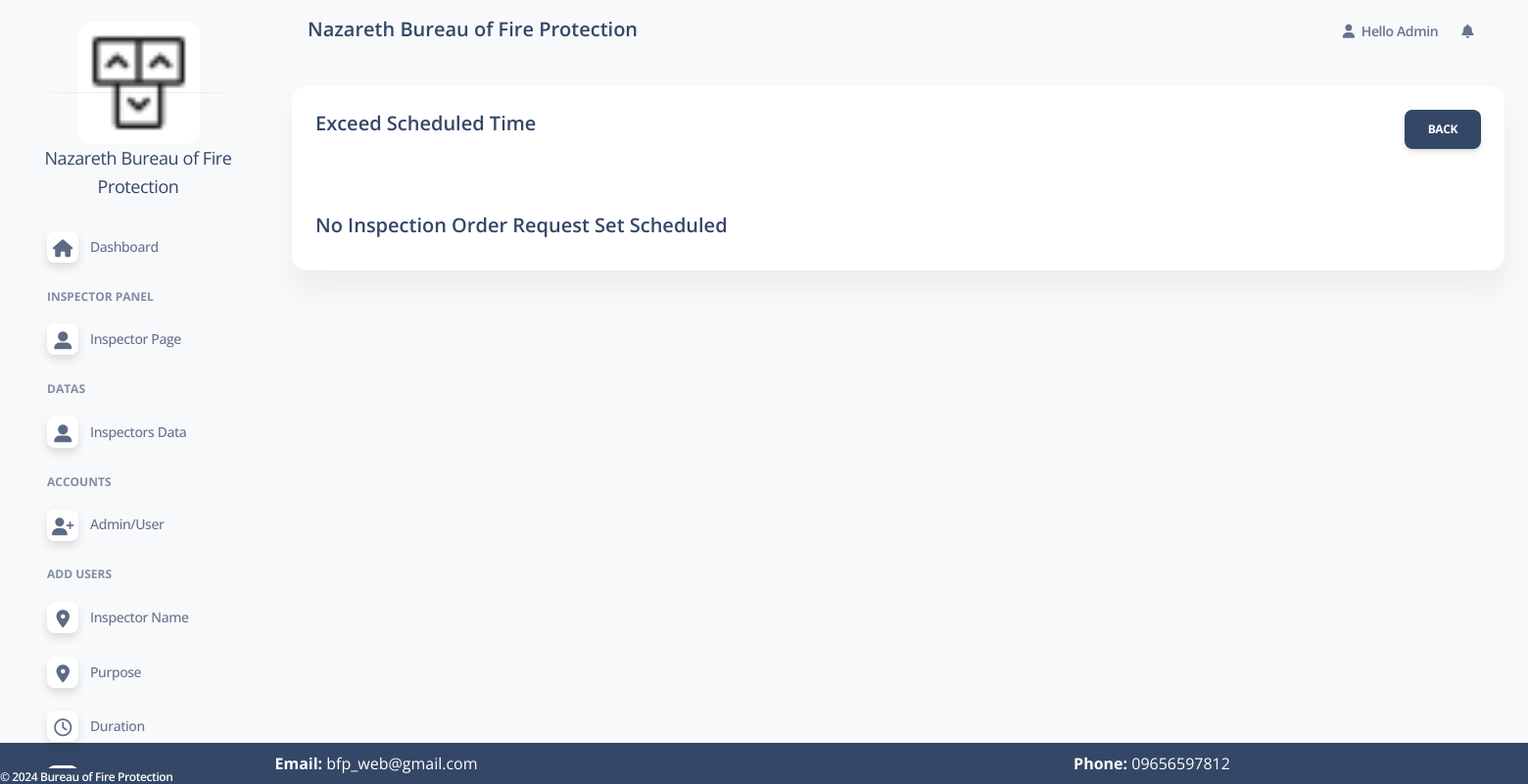
The page /admin/exceeed_schedule.php (signed in) on the database as committed earlier.
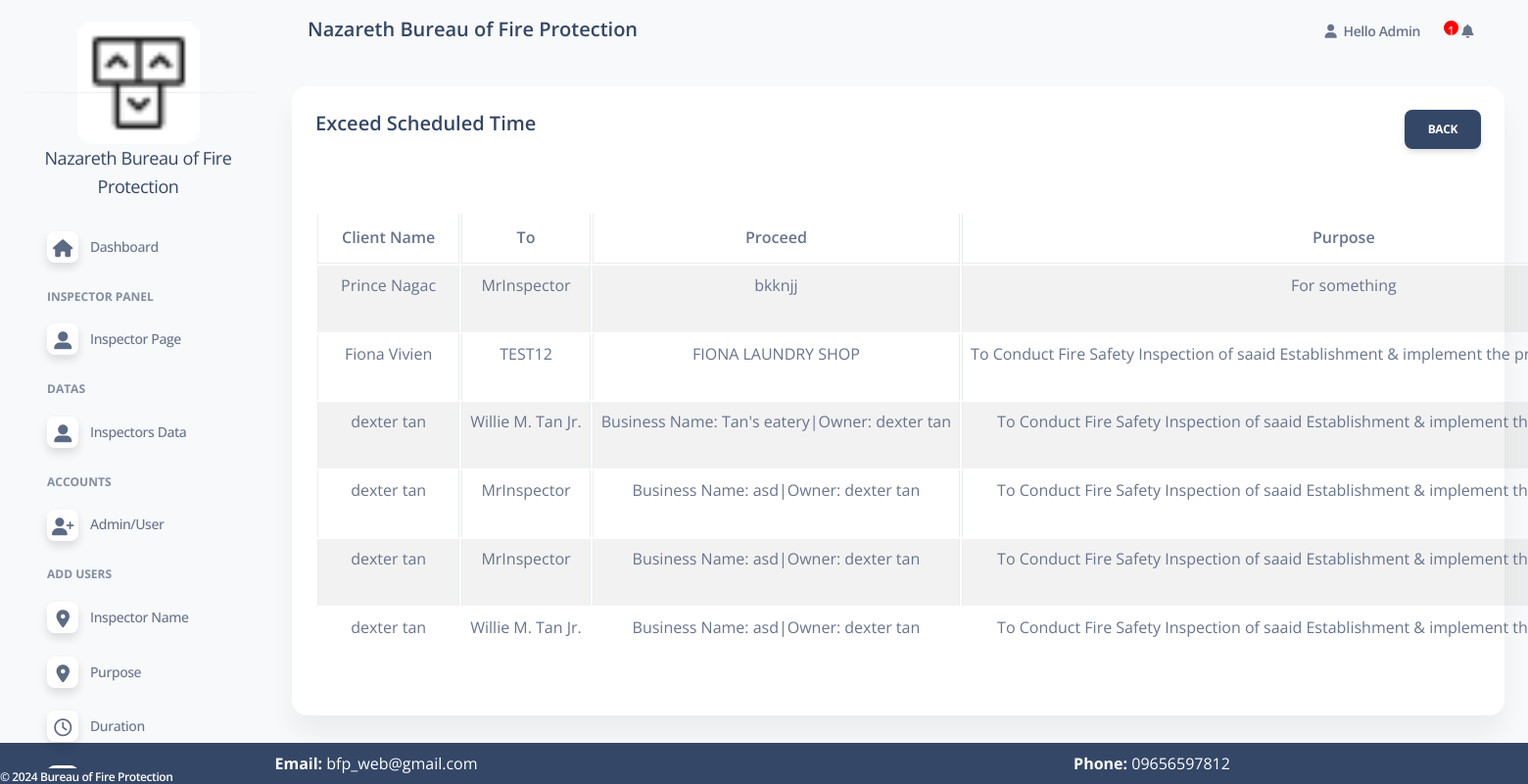
The same page on the database as committed later.
### tables this page shows
CREATE TABLE `settings` (
  `id` int(11) UNSIGNED NOT NULL,
  `title` varchar(100) NOT NULL,
  `web_name` varchar(100) DEFAULT NULL,
  `domain` varchar(100) DEFAULT NULL,
  `sdescription` text DEFAULT NULL,
  `mdescription` varchar(100) DEFAULT NULL,
  `mkeyword` varchar(100) DEFAULT NULL,
  `email1` varchar(100) DEFAULT NULL,
  `email2` varchar(100) DEFAULT NULL,
  `phone1` varchar(100) DEFAULT NULL,
  `phone2` varchar(100) DEFAULT NULL,
  `address` varchar(100) DEFAULT NULL
);

CREATE TABLE `request` (
  `id` int(11) NOT NULL,
  `user_id` int(10) NOT NULL,
  `owner_name` varchar(50) NOT NULL,
  `business_name` varchar(50) NOT NULL,
  `address` varchar(50) NOT NULL,
  `phone_num` varchar(50) NOT NULL,
  `upload_permit` varchar(100) NOT NULL,
  `date` date NOT NULL,
  `landmark` varchar(50) NOT NULL,
  `barangay` varchar(50) NOT NULL,
  `status` tinyint(1) NOT NULL DEFAULT 0 COMMENT '0 = employee check\r\n1 = Admin check\r\n2 = Confirmed by admin\r\n3 = Denied by Admin\r\n4= Client Re-input\r\n\r\n',
  `remarks` varchar(100) NOT NULL,
  `msg_send` varchar(3) NOT NULL DEFAULT '0' COMMENT '0 == no message sent, 1 == message sent\r\n3 = message sent while the request is denied\r\n',
  `inspection_name` varchar(100) DEFAULT NULL,
  `purpose_info` varchar(100) DEFAULT NULL,
  `created_at` datetime NOT NULL DEFAULT current_timestamp(),
  `proceed_info` varchar(100) DEFAULT NULL,
  `duration` varchar(100) DEFAULT NULL,
  `remarks_IO` varchar(500) DEFAULT NULL,
  `datetime_local` datetime DEFAULT NULL,
  `inspector_sched` varchar(5) NOT NULL DEFAULT '0' COMMENT '0= not scheduled , 1 = scheduled',
  `denied_remarks_IO` varchar(10) NOT NULL COMMENT '0 = not check, 1 = checked',
  `denied_owner_name` varchar(10) NOT NULL COMMENT '0 = not check, 1 = checked',
  `denied_business_name` varchar(10) NOT NULL COMMENT '0 = not check, 1 = checked',
  `denied_address` varchar(10) NOT NULL COMMENT '0 = not check, 1 = checked',
  `denied_phone_num` varchar(10) NOT NULL COMMENT '0 = not check, 1 = checked',
  `denied_upload_permit` varchar(10) NOT NULL COMMENT '0 = not check, 1 = checked',
  `denied_purpose_info` varchar(10) NOT NULL COMMENT '0 = not check, 1 = checked',
  `denied_landmark` varchar(10) NOT NULL COMMENT '0 = not check, 1 = checked',
  `denied_barangay` varchar(10) NOT NULL COMMENT '0 = not check, 1 = checked',
  `denied_remarks` varchar(10) NOT NULL COMMENT '0 = not check, 1 = checked',
  `denied_inspection_name` varchar(10) NOT NULL COMMENT '0 = not check, 1 = checked',
  `denied_proceed_info` varchar(10) NOT NULL COMMENT '0 = not check, 1 = checked',
  `denied_duration` varchar(10) NOT NULL COMMENT '0 = not check, 1 = checked',
  `updated_status` varchar(10) NOT NULL DEFAULT '0' COMMENT '1= The Denied Is Updated by the User',
  `reschedule_update` varchar(10) NOT NULL DEFAULT '0',
  `admin_confirm` varchar(5) NOT NULL DEFAULT '0'
);

### config/function.php (called while the page is built, shortened)
<?php
    require 'dbconn.php';
    function validate($inputData)
    {
        global $conn;
       $validateData = mysqli_real_escape_string($conn, $inputData);
       return trim($validateData);
    }
    function webSetting($columnName)
    {
        $setting = getByID('settings', 1);
        if($setting['status'] == 200){
            return $setting['data'][$columnName];
        }
    }
    function getByID($tableName, $id){
        global $conn;
        $table = validate($tableName);
        $id = validate($id);
        $query = "SELECT * FROM $table WHERE id = '$id' LIMIT 1";
        $result = mysqli_query($conn, $query);
        if($result)
        {
            if(mysqli_num_rows($result) == 1)
            {
                $row = mysqli_fetch_array($result, MYSQLI_ASSOC);
                $response = [
                    'status' => 200,
                    'message' => 'Fetched Data',
                    'data' => $row
                ];
                return $response;
            }
            else
            {
                $response = [
                    'status' => 404,
                    'message' => 'No Data Has been Recorded'
                ];
                return $response;
            }
        }
        else
        {
            $response = [
                'status' => 500,
                'message' => 'Something Went Wrong'
            ];
            return $response;
        }
    }
?>

### admin/exceeed_schedule.php (the view, shortened to what this page needs)
<?php
include('includes/header.php'); ?>
<div class="row">
    <div class="col-md-12">
        <div class="card">
            <div class="card-header">
                <h5> Exceed Scheduled Time
                <a href="set_scheduled.php" class="btn btn-dark float-end"> Back </a>
                </h5>
            </div>
            <div class="card-body">
                <?php
                if (isset($_GET['status']) && isset($_GET['status']) != '') {
                    $role = validate($_GET['status']);
                    $services = mysqli_query($conn, "SELECT * FROM request WHERE inspection_name ='$role'  ORDER BY id DESC");
                } else {
                    $currentDate = gmdate('Y-m-d');
                    $services = mysqli_query($conn, "SELECT * FROM request WHERE inspector_sched = '1' AND datetime_local <= '$currentDate '");
                }
                if ($services) {
                    if (mysqli_num_rows($services) > 0) {
                ?>
                        <table id="myTable" class="table table-bordered table-striped">
                            <thead>
                                <tr>
                                    <th class="text-center">Client Name</th>
                                    <th class="text-center">To</th>
                                    <th class="text-center">Proceed</th>
                                    <th class="text-center">Purpose</th>
                                </tr>
                            </thead>
                            <tbody>
                                <?php
                                foreach ($services as $servicesItem) {
                                ?>
                                    <tr>
                                        <td class="text-center"><?= $servicesItem['owner_name'] ?> </span></td>
                                        <td class="text-center"><?= $servicesItem['inspection_name'] ?> </span></td>
                                        <td class="text-center"><?= $servicesItem['proceed_info'] ?> </span></td>
                                        <td class="text-center"><?= $servicesItem['purpose_info'] ?> </span></td>
                                    </tr>
                                <?php
                                }
                                ?>
                            </tbody>
                        </table>
                <?php
                    } else {
                        echo '<h5> No Inspection Order Request Set Scheduled</h5>';
                    }
                } else {
                    echo '<h5> Something Went Wrong </h5>';
                }
                ?>
            </div>
        </div>
    </div>
</div>
<?php include('includes/scripts.php'); ?>

### admin/includes/header.php (shortened to what this page needs)
<?php
require '../config/function.php' ;
 ?>
<!DOCTYPE html>
<html lang="en">
<head>
  <link href="assets/css/nucleo-icons.css" rel="stylesheet" />
  <link href="assets/css/nucleo-svg.css" rel="stylesheet" />
  <link href="assets/css/nucleo-svg.css" rel="stylesheet" />
  <link id="pagestyle" href="assets/css/soft-ui-dashboard.css?v=1.0.7" rel="stylesheet" />
  <link rel="stylesheet" href="https://cdn.datatables.net/1.13.4/css/dataTables.bootstrap5.min.css" />
</head>
<body class="g-sidenav-show bg-gray-100">
<?php include('sidebar.php');?>
<main class="main-content position-relative max-height-vh-100 h-100 border-radius-lg ">
        <?php include('navbar.php');?>
        <div class="container-fluid py-4">

### admin/includes/sidebar.php (shortened to what this page needs)
<?php
  $pageName = substr($_SERVER['SCRIPT_NAME'], strrpos($_SERVER['SCRIPT_NAME'], "/") +1);
?>
<aside class="sidenav navbar navbar-vertical navbar-expand-xs border-0 border-radius-xl my-3 fixed-start ms-3 " id="sidenav-main">
    <div class="sidenav-header">
      <a class="navbar-brand m-0">
        <div class="text-center">
          <a href="index.php">
        <img src="assets/img/apple-icon.png" style="margin-top: -90px;" width="50% " class="">
      <p class = " text-break " style= "font-size: 18px;">Nazareth Bureau of Fire Protection</p>
      </a>
      </div>
      </a>
    </div>
    <hr class="horizontal dark mt-0">
    <div class="collapse navbar-collapse w-auto my-8" id="sidenav-collapse-main">
      <ul class="navbar-nav">
      <li class="nav-item">
          <a class="nav-link
          <?= $pageName == 'index.php' ? 'active' : '' ?>
          " href="index.php">
            <div class="icon icon-shape icon-sm shadow border-radius-md bg-white text-center me-2 d-flex align-items-center justify-content-center">
              <i class = "fa fa-home text-dark text-lg"></i>
            </div>
            <span class="nav-link-text ms-1 ">Dashboard</span>
          </a>
        </li>
        <li class="nav-item mt-3">
          <h6 class="ps-4 ms-2 text-uppercase text-xs font-weight-bolder opacity-6">Inspector Panel</h6>
        </li>
        <li class="nav-item">
            <a class="nav-link
            <?= $pageName == 'inspector_page.php' ? 'active' : '' ?>
             " href="inspector_page.php">
                <div class="icon icon-shape icon-sm shadow border-radius-md bg-white text-center me-2 d-flex align-items-center justify-content-center">
                    <i class = "fa fa-user-alt text-dark text-lg"></i>
                </div>
                <span class="nav-link-text ms-1">Inspector Page</span>
            </a>
        </li>
        <li class="nav-item mt-3">
          <h6 class="ps-4 ms-2 text-uppercase text-xs font-weight-bolder opacity-6">Datas</h6>
        </li>
        <li class="nav-item">
          <a class="nav-link
          <?= $pageName == 'inspection_order.php' ? 'active' : '' ?> " href="inspection_order.php">
            <div class="icon icon-shape icon-sm shadow border-radius-md bg-white text-center me-2 d-flex align-items-center justify-content-center">
            <i class = "fa fa-user-alt text-dark text-lg"></i>
            </div>
            <span class="nav-link-text ms-1">Inspectors Data</span>
          </a>
        </li>
        <li class="nav-item mt-3">
          <h6 class="ps-4 ms-2 text-uppercase text-xs font-weight-bolder opacity-6">Accounts</h6>
        </li>
        <li class="nav-item">
          <a class="nav-link
          <?= $pageName == 'users.php' ? 'active' : '' ?> " href="users.php">
            <div class="icon icon-shape icon-sm shadow border-radius-md bg-white text-center me-2 d-flex align-items-center justify-content-center">
            <i class = "fa fa-user-plus text-dark text-lg"></i>
            </div>
            <span class="nav-link-text ms-1">Admin/User</span>
          </a>
        </li>
        <li class="nav-item mt-3">
          <h6 class="ps-4 ms-2 text-uppercase text-xs font-weight-bolder opacity-6">Add Users</h6>
        </li>
        <li class="nav-item">
          <a class="nav-link
          <?= $pageName == 'inspector_panel.php' ? 'active' : '' ?> " href="inspector_panel.php">
            <div class="icon icon-shape icon-sm shadow border-radius-md bg-white text-center me-2 d-flex align-items-center justify-content-center">
            <i class = "fa fa-map-marker text-dark text-lg"></i>
            </div>
            <span class="nav-link-text ms-1">Inspector Name</span>
          </a>
        </li>
        <li class="nav-item">
          <a class="nav-link
          <?= $pageName == 'purpose_panel.php' ? 'active' : '' ?>  " href="purpose_panel.php">
            <div class="icon icon-shape icon-sm shadow border-radius-md bg-white text-center me-2 d-flex align-items-center justify-content-center">
            <i class = "fa fa-map-marker text-dark text-lg"></i>
            </div>
            <span class="nav-link-text ms-1">Purpose</span>
          </a>
        </li>
        <li class="nav-item">
          <a class="nav-link
          <?= $pageName == 'duration_panel.php' ? 'active' : '' ?> " href="duration_panel.php">
            <div class="icon icon-shape icon-sm shadow border-radius-md bg-white text-center me-2 d-flex align-items-center justify-content-center">
            <i class = "fa far fa-clock	 text-dark text-lg"></i>
            </div>
            <span class="nav-link-text ms-1">Duration</span>
          </a>
        </li>
        <li class="nav-item">
          <a class="nav-link
          <?= $pageName == 'barangay_panel.php' ? 'active' : '' ?> " href="barangay_panel.php">
            <div class="icon icon-shape icon-sm shadow border-radius-md bg-white text-center me-2 d-flex align-items-center justify-content-center">
            </div>
          </a>
        </li>
      </ul>
    </div>
  </aside>

### admin/includes/navbar.php (shortened to what this page needs)
<nav class="navbar navbar-main navbar-expand-lg px-0 mx-4 shadow-none border-radius-xl" id="navbarBlur" navbar-scroll="true">
      <div class="container-fluid py-1 px-3">
        <nav aria-label="breadcrumb">
          <ol class="breadcrumb bg-transparent mb-0 pb-0 pt-1 px-0 me-sm-6 me-5">
            <li class="breadcrumb-item text-sm text-dark active" aria-current="page">
            <h5>
            Nazareth Bureau of Fire Protection
            </h5>
            </li>
          </ol>
        </nav>
        <div class="collapse navbar-collapse mt-sm-0 mt-2 me-md-0 me-sm-4" id="navbar">
          <ul class="navbar-nav  justify-content-end">
            <li class="nav-item dropdown pe-2 d-flex align-items-center mx-2">
            <a href="javascript:;" class="nav-link text-body p-0 font-weight-bold" id="dropdownMenuButton" data-bs-toggle="dropdown" aria-expanded="false">
                <i class="fa fa-user me-sm-1"></i>
                <span class="d-sm-inline d-none">Hello <?= $_SESSION['loggedInUser']['name']; ?></span>
              </a>
            </div>
              <li class="nav-item dropdown pe-2 d-flex align-items-center mx-2">
              <a href="javascript:;" class="nav-link text-body p-0" id="dropdownMenuButton" data-bs-toggle="dropdown" aria-expanded="false">
              <span class="label label-pill label-danger count" style="border-radius:10px;">
              <?php
                  $count = 1;
                      $sql = "SELECT new_user FROM user WHERE role = 'Client' ORDER BY created_at desc";
                      $result = mysqli_query($conn, $sql);
                      if(mysqli_fetch_array($result)){
                        $row = $result->fetch_assoc();
                          if($row['new_user'] == '1'){
                             echo '<span class="hideable" onclick="hideElement(this)" style = "height: 15px;  width: 15px;   background-color: red;   border-radius: 50%;display: inline-block; text-align: center; color: white;"> '.$count++.'</span>';
                          }
                          else{
                            $count = 0;
                          }
                        }
                          ?>
            </span> <i class="fa fa-bell cursor-pointer"></i>
              </a>
            </li>
                    </div>
    </nav>

### admin/includes/scripts.php (shortened to what this page needs)
<div class="bg-dark " style=" position: fixed;
  left: 0;
  bottom: 0;
  width: 100%;
  color: white;
  text-align: center;">
   <div class="copyright text-center  text-xs text-muted text-xs-start " style = "position: fixed;  bottom:0;">
                <a  class="font-weight-bold text-white" target="_blank">
                   ©  Bureau of Fire Protection</a>
              </div>
    <div class="row">
      <div class="col-md-6 text-white">
       <p class = "text-center my-2"> <strong> Email: </strong> <?=webSetting('email1') ?? ''; ?></p>
      </div>
      <div class="col-md-6 text-white">
      <p class = "text-center my-2"> <strong> Phone: </strong> <?=webSetting('phone1') ?? ''; ?></p>
      </div>
      </div>
</div>
</body>
</html>

### admin/assets/css/nucleo-svg.css (style rules this page uses)
.icon { display: inline-block; color: #111111; height: 1em; width: 1em; }
.icon-sm { height: 0.8em; width: 0.8em; }
.icon { fill: currentColor; stroke: none; }

Rows that differ between the two databases and show on the page:
added request: owner_name "Prince Nagac", inspection_name "MrInspector", proceed_info "bkknjj", purpose_info "For something"
added request: owner_name "Fiona Vivien", inspection_name "TEST12", proceed_info "FIONA LAUNDRY SHOP", purpose_info "To Conduct Fire Safety Inspection of saaid Establishment & implement the…"
added request: owner_name "dexter tan", inspection_name "Willie M. Tan Jr.", proceed_info "Business Name: Tan's eatery|Owner: dexter tan", purpose_info "To Conduct Fire Safety Inspection of saaid Establishment & implement…"
added request: owner_name "dexter tan", inspection_name "MrInspector", proceed_info "Business Name: asd|Owner: dexter tan", purpose_info "To Conduct Fire Safety Inspection of saaid Establishment & implement…"
added request: owner_name "dexter tan", inspection_name "MrInspector", proceed_info "Business Name: asd|Owner: dexter tan", purpose_info "To Conduct Fire Safety Inspection of saaid Establishment & implement…"
added request: owner_name "dexter tan", inspection_name "Willie M. Tan Jr.", proceed_info "Business Name: asd|Owner: dexter tan", purpose_info "To Conduct Fire Safety Inspection of saaid Establishment & implement…"
Other text that changed with them:
$count++: (not shown) → "1"
text no longer shown: "No Inspection Order Request Set Scheduled"
text now shown: "Client Name To Proceed Purpose"
